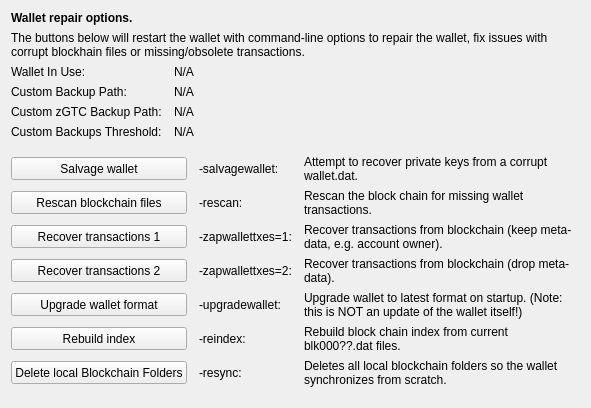
     <widget class="QWidget" name="tab_repair">
      <attribute name="title">
       <string>&amp;Wallet Repair</string>
      </attribute>
      <layout class="QGridLayout" name="gridLayout_4" columnstretch="0,0,0,0">
       <property name="horizontalSpacing">
        <number>12</number>
       </property>
       <item row="0" column="0" colspan="4">
        <widget class="QLabel" name="label_repair_header">
         <property name="font">
          <font>
           <weight>75</weight>
           <bold>true</bold>
          </font>
         </property>
         <property name="text">
          <string>Wallet repair options.</string>
         </property>
        </widget>
       </item>
       <item row="1" column="0" colspan="4">
        <widget class="QLabel" name="label_repair_helptext">
         <property name="font">
          <font>
           <weight>50</weight>
           <bold>false</bold>
          </font>
         </property>
         <property name="text">
          <string>The buttons below will restart the wallet with command-line options to repair the wallet, fix issues with corrupt blockhain files or missing/obsolete transactions.</string>
         </property>
         <property name="wordWrap">
          <bool>true</bool>
         </property>
        </widget>
       </item>
       <item row="2" column="0">
        <widget class="QLabel" name="wallet_path_label">
         <property name="text">
          <string>Wallet In Use:</string>
         </property>
        </widget>
       </item>
       <item row="2" column="1" colspan="3">
        <widget class="QLabel" name="wallet_path">
         <property name="cursor">
          <cursorShape>IBeamCursor</cursorShape>
         </property>
         <property name="text">
          <string>N/A</string>
         </property>
         <property name="textFormat">
          <enum>Qt::PlainText</enum>
         </property>
         <property name="textInteractionFlags">
          <set>Qt::LinksAccessibleByMouse|Qt::TextSelectableByKeyboard|Qt::TextSelectableByMouse</set>
         </property>
        </widget>
       </item>
       <item row="3" column="0">
        <widget class="QLabel" name="wallet_custombackuppath_label">
         <property name="visible">
          <bool>false</bool>
         </property>
         <property name="text">
          <string>Custom Backup Path:</string>
         </property>
        </widget>
       </item>
       <item row="3" column="1" colspan="3">
        <widget class="QLabel" name="wallet_custombackuppath">
         <property name="cursor">
          <cursorShape>IBeamCursor</cursorShape>
         </property>
         <property name="visible">
          <bool>false</bool>
         </property>
         <property name="text">
          <string>N/A</string>
         </property>
         <property name="textFormat">
          <enum>Qt::PlainText</enum>
         </property>
         <property name="textInteractionFlags">
          <set>Qt::LinksAccessibleByMouse|Qt::TextSelectableByKeyboard|Qt::TextSelectableByMouse</set>
         </property>
        </widget>
       </item>
       <item row="4" column="0">
        <widget class="QLabel" name="wallet_customzpivbackuppath_label">
         <property name="visible">
          <bool>false</bool>
         </property>
         <property name="text">
          <string>Custom zGTC Backup Path:</string>
         </property>
        </widget>
       </item>
       <item row="4" column="1" colspan="3">
        <widget class="QLabel" name="wallet_customzpivbackuppath">
         <property name="cursor">
          <cursorShape>IBeamCursor</cursorShape>
         </property>
         <property name="visible">
          <bool>false</bool>
         </property>
         <property name="text">
          <string>N/A</string>
         </property>
         <property name="textFormat">
          <enum>Qt::PlainText</enum>
         </property>
         <property name="textInteractionFlags">
          <set>Qt::LinksAccessibleByMouse|Qt::TextSelectableByKeyboard|Qt::TextSelectableByMouse</set>
         </property>
        </widget>
       </item>
       <item row="5" column="0">
        <widget class="QLabel" name="wallet_custombackupthreshold_label">
         <property name="visible">
          <bool>false</bool>
         </property>
         <property name="text">
          <string>Custom Backups Threshold:</string>
         </property>
        </widget>
       </item>
       <item row="5" column="1" colspan="3">
        <widget class="QLabel" name="wallet_custombackupthreshold">
         <property name="cursor">
          <cursorShape>IBeamCursor</cursorShape>
         </property>
         <property name="visible">
          <bool>false</bool>
         </property>
         <property name="text">
          <string>N/A</string>
         </property>
         <property name="textFormat">
          <enum>Qt::PlainText</enum>
         </property>
         <property name="textInteractionFlags">
          <set>Qt::LinksAccessibleByMouse|Qt::TextSelectableByKeyboard|Qt::TextSelectableByMouse</set>
         </property>
        </widget>
       </item>
       <item row="6" column="0">
        <spacer name="verticalSpacer_repair1">
         <property name="orientation">
          <enum>Qt::Vertical</enum>
         </property>
         <property name="sizeHint" stdset="0">
          <size>
           <width>10</width>
           <height>10</height>
          </size>
         </property>
        </spacer>
       </item>
       <item row="7" column="0" colspan="2">
        <widget class="QPushButton" name="btn_salvagewallet">
         <property name="minimumSize">
          <size>
           <width>100</width>
           <height>23</height>
          </size>
         </property>
         <property name="text">
          <string>Salvage wallet</string>
         </property>
        </widget>
       </item>
       <item row="7" column="2">
        <widget class="QLabel" name="label_repair_salvage_command">
         <property name="text">
          <string notr="true">-salvagewallet:</string>
         </property>
        </widget>
       </item>
       <item row="7" column="3">
        <widget class="QLabel" name="label_repair_salvage">
         <property name="text">
          <string>Attempt to recover private keys from a corrupt wallet.dat.</string>
         </property>
         <property name="wordWrap">
          <bool>true</bool>
         </property>
        </widget>
       </item>
       <item row="8" column="0" colspan="2">
        <widget class="QPushButton" name="btn_rescan">
         <property name="minimumSize">
          <size>
           <width>100</width>
           <height>23</height>
          </size>
         </property>
         <property name="text">
          <string>Rescan blockchain files</string>
         </property>
        </widget>
       </item>
       <item row="8" column="2">
        <widget class="QLabel" name="label_repair_rescan_command">
         <property name="text">
          <string notr="true">-rescan:</string>
         </property>
        </widget>
       </item>
       <item row="8" column="3">
        <widget class="QLabel" name="label_repair_rescan">
         <property name="text">
          <string>Rescan the block chain for missing wallet transactions.</string>
         </property>
         <property name="wordWrap">
          <bool>true</bool>
         </property>
        </widget>
       </item>
       <item row="9" column="0" colspan="2">
        <widget class="QPushButton" name="btn_zapwallettxes1">
         <property name="minimumSize">
          <size>
           <width>100</width>
           <height>23</height>
          </size>
         </property>
         <property name="text">
          <string>Recover transactions 1</string>
         </property>
        </widget>
       </item>
       <item row="9" column="2">
        <widget class="QLabel" name="label_repair_zap1_command">
         <property name="text">
          <string notr="true">-zapwallettxes=1:</string>
         </property>
        </widget>
       </item>
       <item row="9" column="3">
        <widget class="QLabel" name="label_repair_zap1">
         <property name="text">
          <string>Recover transactions from blockchain (keep meta-data, e.g. account owner).</string>
         </property>
         <property name="wordWrap">
          <bool>true</bool>
         </property>
        </widget>
       </item>
       <item row="10" column="0" colspan="2">
        <widget class="QPushButton" name="btn_zapwallettxes2">
         <property name="minimumSize">
          <size>
           <width>100</width>
           <height>23</height>
          </size>
         </property>
         <property name="text">
          <string>Recover transactions 2</string>
         </property>
        </widget>
       </item>
       <item row="10" column="2">
        <widget class="QLabel" name="label_repair_zap2_command">
         <property name="text">
          <string notr="true">-zapwallettxes=2:</string>
         </property>
        </widget>
       </item>
       <item row="10" column="3">
        <widget class="QLabel" name="label_repair_zap2">
         <property name="text">
          <string>Recover transactions from blockchain (drop meta-data).</string>
         </property>
         <property name="wordWrap">
          <bool>true</bool>
         </property>
        </widget>
       </item>
       <item row="11" column="0" colspan="2">
        <widget class="QPushButton" name="btn_upgradewallet">
         <property name="minimumSize">
          <size>
           <width>100</width>
           <height>23</height>
          </size>
         </property>
         <property name="text">
          <string>Upgrade wallet format</string>
         </property>
        </widget>
       </item>
       <item row="11" column="2">
        <widget class="QLabel" name="label_repair_upgrade_command">
         <property name="text">
          <string notr="true">-upgradewallet:</string>
         </property>
        </widget>
       </item>
       <item row="11" column="3">
        <widget class="QLabel" name="label_repair_upgrade">
         <property name="text">
          <string>Upgrade wallet to latest format on startup. (Note: this is NOT an update of the wallet itself!)</string>
         </property>
         <property name="wordWrap">
          <bool>true</bool>
         </property>
        </widget>
       </item>
       <item row="12" column="0" colspan="2">
        <widget class="QPushButton" name="btn_reindex">
         <property name="minimumSize">
          <size>
           <width>100</width>
           <height>23</height>
          </size>
         </property>
         <property name="text">
          <string>Rebuild index</string>
         </property>
        </widget>
       </item>
       <item row="12" column="2">
        <widget class="QLabel" name="label_repair_reindex_command">
         <property name="text">
          <string notr="true">-reindex:</string>
         </property>
        </widget>
       </item>
       <item row="12" column="3">
        <widget class="QLabel" name="label_repair_reindex">
         <property name="text">
          <string>Rebuild block chain index from current blk000??.dat files.</string>
         </property>
         <property name="wordWrap">
          <bool>true</bool>
         </property>
        </widget>
       </item>
       <item row="13" column="0" colspan="2">
        <widget class="QPushButton" name="btn_resync">
         <property name="minimumSize">
          <size>
           <width>100</width>
           <height>23</height>
          </size>
         </property>
         <property name="text">
          <string>Delete local Blockchain Folders</string>
         </property>
        </widget>
       </item>
       <item row="13" column="2">
        <widget class="QLabel" name="label_repair_resync_command">
         <property name="text">
          <string>-resync:</string>
         </property>
        </widget>
       </item>
       <item row="13" column="3">
        <widget class="QLabel" name="label_repair_resync">
         <property name="text">
          <string>Deletes all local blockchain folders so the wallet synchronizes from scratch.</string>
         </property>
         <property name="wordWrap">
          <bool>true</bool>
         </property>
        </widget>
       </item>
       <item row="14" column="0">
        <spacer name="verticalSpacer_repair2">
         <property name="orientation">
          <enum>Qt::Vertical</enum>
         </property>
         <property name="sizeHint" stdset="0">
          <size>
           <width>20</width>
           <height>10</height>
          </size>
         </property>
        </spacer>
       </item>
      </layout>
     </widget>
